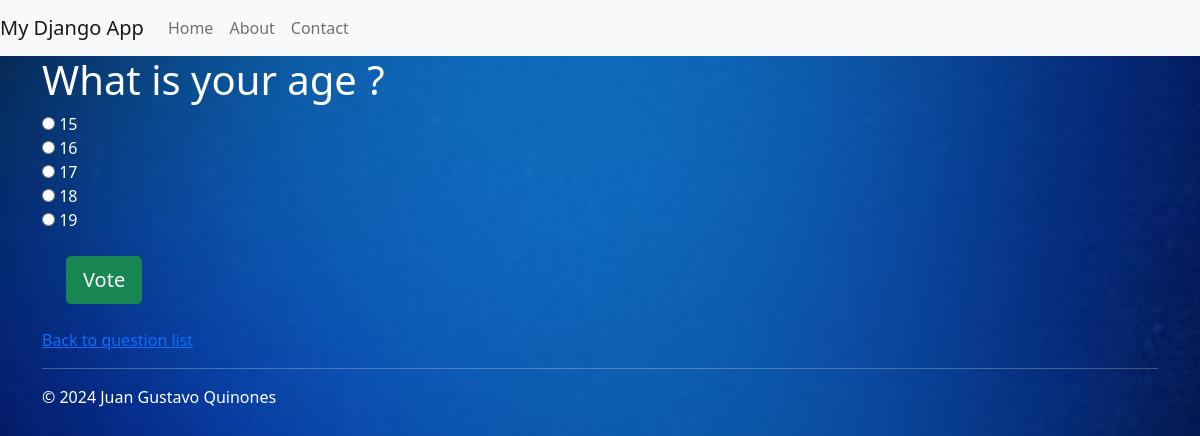
The app's page /polls/2/ with its own data.
### polls/models.py (models this page shows, shortened)
class Question(models.Model):
    question_text = models.CharField(max_length=200)
    pub_date = models.DateTimeField('date published')

class Choice(models.Model):
    question = models.ForeignKey(Question, on_delete=models.CASCADE)
    choice_text = models.CharField(max_length=200)
    votes = models.IntegerField(default=0)

### polls/views.py (the view)
# urls.py: path('<int:question_id>/', views.detail, name='detail'),  # Matches polls/1/
def detail(request, question_id):
    question = get_object_or_404(Question, pk = question_id)
    return render(request, 'polls/detail.html', {'question': question})

### polls/templates/polls/detail.html (shortened to what this page needs)
{% extends 'polls/base.html' %}
{% block main_content %}
<h1>{{question.question_text}}</h1>
<form action="{% url 'polls:vote' question.id %}" method="post">
    {% for choice in question.choice_set.all %}
    <input type="radio" name="choice" id="choice{{forloop.counter}}" value="{{choice.id}}" />
    <label for="choice{{forloop.counter}}">{{choice.choice_text}}</label><br>
    {% endfor %}
    <button class="btn btn-success m-4 btn-lg" type="submit" value="vote">Vote</button>
</form>
<a href="{% url 'polls:index' %}">Back to question list</a>
{% endblock %}

### polls/static/polls/style.css (style rules this page uses)
body { background: white url("images/bluebackground.jpg") no-repeat center center; background-size: cover; height: 100vh; margin: 0; padding: 0; color: white; }

### records on screen
Question: question_text "What is your age ?"
Choice: choice_text "15"
Choice: choice_text "16"
Choice: choice_text "17"
Choice: choice_text "18"
Choice: choice_text "19"
